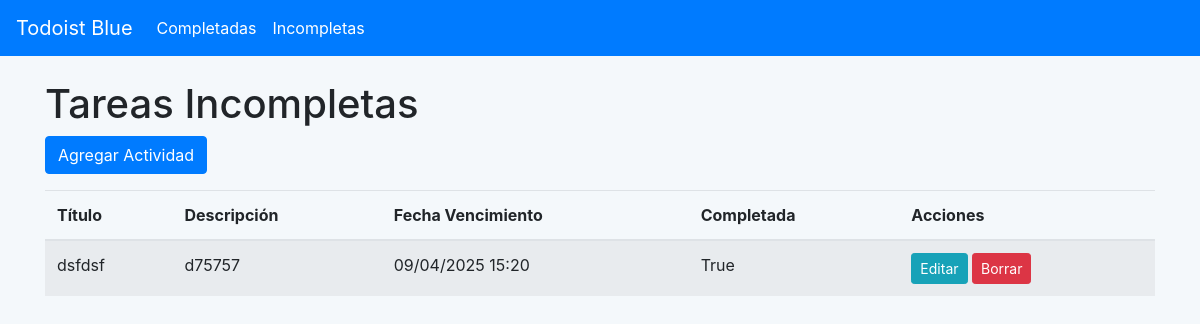
The app's page /, older data.
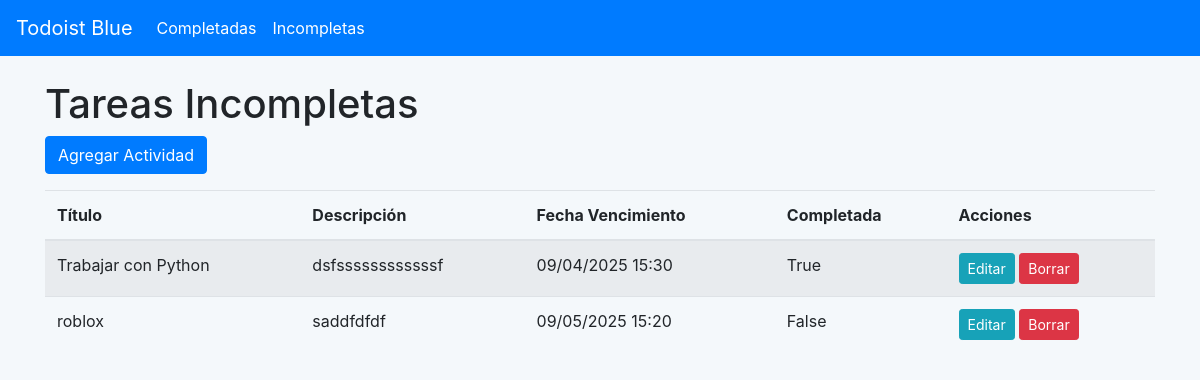
The same page, newer data.
### tareas/models.py (models this page shows, shortened)
class Actividad(models.Model):
    titulo = models.CharField(max_length=200)
    descripcion = models.TextField(blank=True, null=True)
    fecha_creacion = models.DateTimeField(auto_now_add=True)
    fecha_vencimiento = models.DateTimeField(blank=True, null=True)
    completada = models.BooleanField(default=False)

### tareas/views.py (the view)
# urls.py: path("", ActividadListView.as_view(), name="actividad_list"),
class ActividadListView(ListView):
    model = Actividad
    template_name = "tareas/actividad_list.html"
    context_object_name = "actividades"

### tareas/templates/tareas/actividad_list.html
{% extends "base.html" %}
{% block content %}
<h1>
    {% if actividad_completada %}
        Tareas Completadas
    {% else %}
        Tareas Incompletas
    {% endif %}
</h1>
<a href="{% url 'actividad_create' %}" class="btn btn-primary mb-3">Agregar Actividad</a>
<table class="table table-striped">
    <thead>
        <tr>
            <th>Título</th>
            <th>Descripción</th>
            <th>Fecha Vencimiento</th>
            <th>Completada</th>
            <th>Acciones</th>
        </tr>
    </thead>
    <tbody>
        {% for actividad in actividades %}
        <tr>
            <td>{{ actividad.titulo }}</td>
            <td>{{ actividad.descripcion }}</td>
            <td>{{ actividad.fecha_vencimiento|date:"d/m/Y H:i" }}</td>
            <td>{{ actividad.completada }}</td>
            <td>
                <a href="{% url 'actividad_update' actividad.pk %}" class="btn btn-info btn-sm">Editar</a>
                <a href="{% url 'actividad_delete' actividad.pk %}" class="btn btn-danger btn-sm">Borrar</a>
            </td>
        </tr>
        {% endfor %}
    </tbody>
</table>
{% endblock %}

### tareas/templates/base.html (shortened to what this page needs)
<!DOCTYPE html>
<html lang="es">
<head>
    <link rel="stylesheet" href="https://stackpath.bootstrapcdn.com/bootstrap/4.5.2/css/bootstrap.min.css">
</head>
<body>
<nav class="navbar navbar-expand-lg">
  <a class="navbar-brand" href="{% url 'actividad_list' %}">Todoist Blue</a>
  <div class="navbar-nav">
    <a class="nav-item nav-link" href="{% url 'actividad_list_completada' %}">Completadas</a>
    <a class="nav-item nav-link" href="{% url 'actividad_list_incompleta' %}">Incompletas</a>
  </div>
</nav>
<div class="container mt-4">
    {% block content %}
    {% endblock %}
</div>
</body>
</html>

### tareas/templates/base.html (style rules this page uses)
body { background-color: #f4f8fb; }
.navbar { background-color: #007bff; }
.navbar-brand, .navbar-nav .nav-link { color: #ffffff; }
.btn-primary { background-color: #007bff; border-color: #007bff; }

Row changes from the older to the newer data that the page shows:
removed Actividad: titulo "dsfdsf", descripcion "d75757", fecha_vencimiento "09/04/2025 15:20", completada "True"
added Actividad: titulo "Trabajar con Python", descripcion "dsfssssssssssssf", fecha_vencimiento "09/04/2025 15:30", completada "True"
added Actividad: titulo "roblox", descripcion "saddfdfdf", fecha_vencimiento "09/05/2025 15:20", completada "False"
